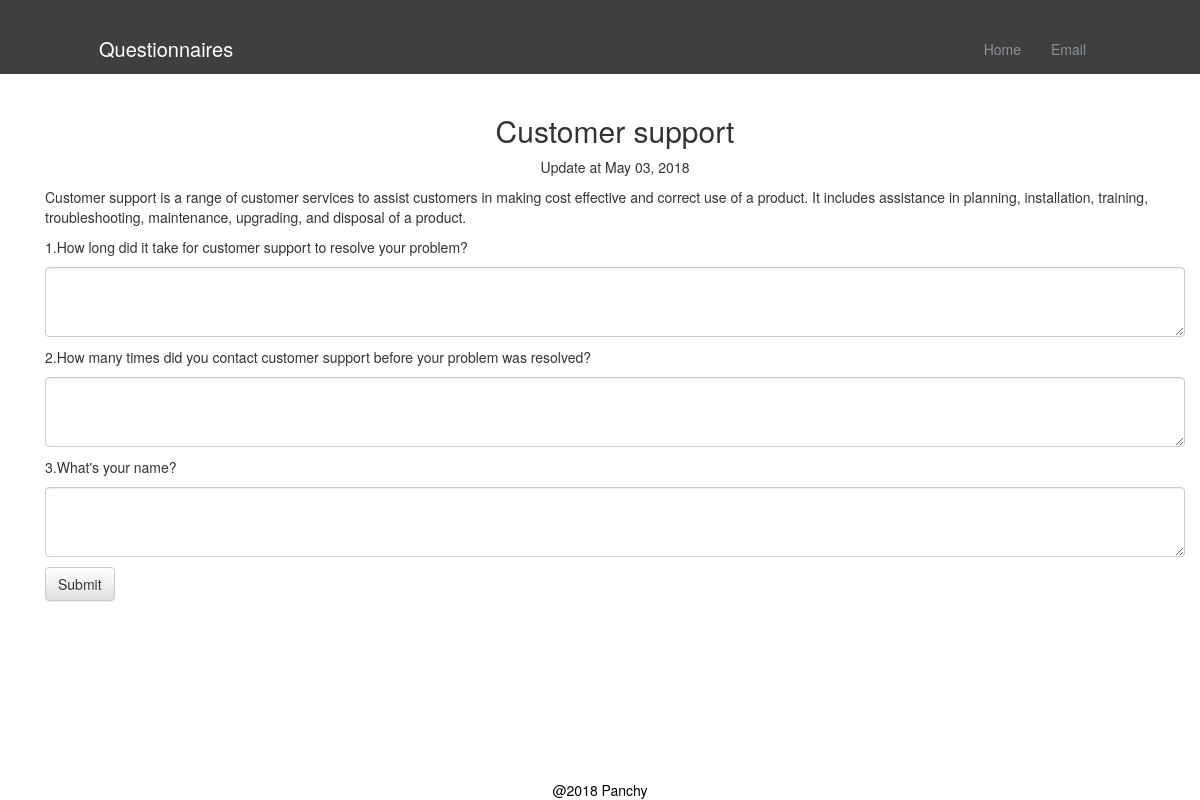
Page /2/ on the committed database.
### questionnaires/models.py (models this page shows, shortened)
class Questionnaire(models.Model):
    Id=models.AutoField(primary_key=True)
    name=models.CharField(max_length=1024)
    description=models.CharField(max_length=5000)
    is_open=models.BooleanField(default=False)
    start_date=models.DateTimeField(auto_now_add=True,auto_now=False)
    question_members=models.ManyToManyField(Question,through='Questionnaire_Question')

class Question(models.Model):
    question_id=models.AutoField(primary_key=True)
    create_at=models.DateTimeField(auto_now_add=True,auto_now=False)
    question=models.CharField(max_length=5000,null=False,blank=False)
    def __str__(self):
        return self.question

### questionnaires/views.py (the view)
# urls.py: url(r'^(?P<pk>\d+)/$',getQuestionnaire,name="detail"),
def getQuestionnaire(request,pk):
    obj=get_object_or_404(Questionnaire,Id=pk)
    questionnaire_question=get_list_or_404(Questionnaire_Question,questionnaire_id=pk)
    question_list=getQuestions(questionnaire_question)
    number_of_question=len(question_list)
    AnswerFormSet = formset_factory(AnswerForm,extra=number_of_question)
    if request.method == 'POST':
        formset = AnswerFormSet(request.POST, request.FILES)
        if formset.is_valid():
            for i in range(len(formset)):
                if formset[i].is_valid():
                    try:
                        instance=formset[i].save(commit=False)
                        instance.question=question_list[i]
                        instance.save()
                    except Exception as e:
                        raise Http404
        return redirect("questionnaires:questionnaireList")
    else:
        formset = AnswerFormSet()
    rows=zip(question_list,formset)
    context={
        "objects":obj,
        'formset': formset,
        "rows":rows
    }
    return render(request,"detail.html",context)

### questionnaires/views.py (called while the page is built)
def getQuestions(array):
    questionList=[]
    for i in range(len(array)):
        questionList.append(array[i].question_id)
    return questionList

### templates/detail.html (shortened to what this page needs)
{%extends 'base.html' %}
{% load tz %}
{% load static %}
{%block css%}
<link rel="stylesheet" type="text/css" href="{% static 'css/detail.css' %}">
{%endblock css%}
{%block body%}
<div class="container">
  <h2 id="title">{{objects.name}}</h2>
  <p id="date">Update at {{objects.start_date|localtime|date:'M d, Y'}}</p>
  <p class=" ">{{objects.description}}</p>
  <form method="post" action="" id="formsubmit"> {%csrf_token%}
      {% for row in rows %}
        <p>{{ forloop.counter }}.{{row.0}}</p>
        <p>{{row.1}}</p>
      {% endfor %}
    <p type="" id="sub_form" class="btn btn-default">Submit</p>
  </form>
</div>
{%endblock body%}

### static/css/base.css (style rules this page uses)
body, html { height: 100%; margin: 0; }

### static/css/detail.css (style rules this page uses)
#title { text-align: center; }
#date { text-align: center; }
.form-control { width: 100%; height: auto; }
#sub_form { margin-bottom: 30px; }

### rows in the picture
Questionnaire: name "Customer support", start_date "May 03, 2018", description "Customer support is a range of customer services to assist customers in making cost effective and correct use of a product. It includes assistance in planning, installation, training, troubleshooting, maintenance, upgrading, and disposal of a product."
Question: question "How long did it take for customer support to resolve your problem?"
Question: question "How many times did you contact customer support before your problem was resolved?"
Question: question "What's your name?"
